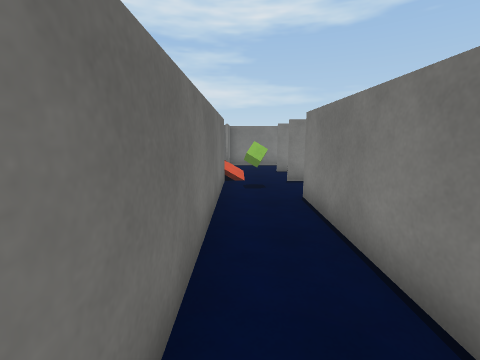
[1] (above)

24 first-person views from a walk through a scene from a Unity 3-D project. The camera is 1.2 m above the floor, tilts 10° down and sees 90° across. The floor is counted in squares, 1 m on a side. Each view is taken from the middle of a square. On the plan, view 1 faces up. The plan holds only what a view shows up to about 12 squares ahead; the rest is blank. The place goes on beyond the plan. The player character is not drawn. Surface patterns are stand-ins for the level's own textures.

[2]
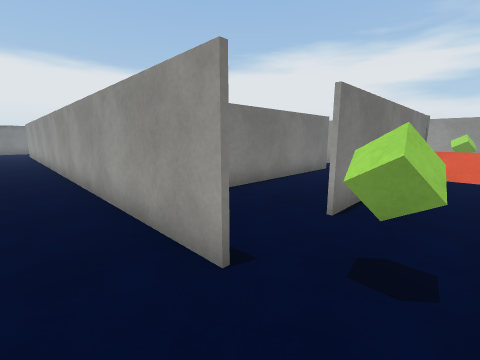

[3]
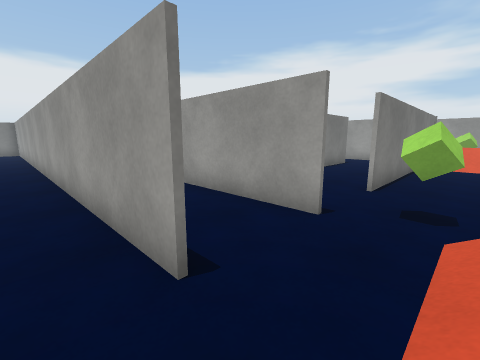

[4]
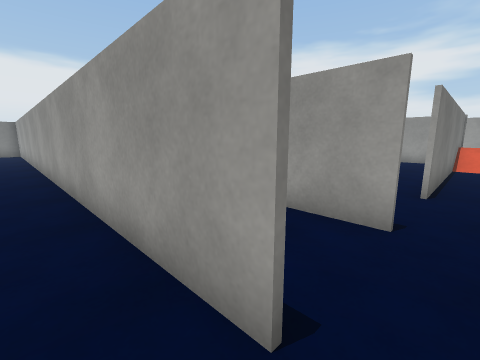

[5]
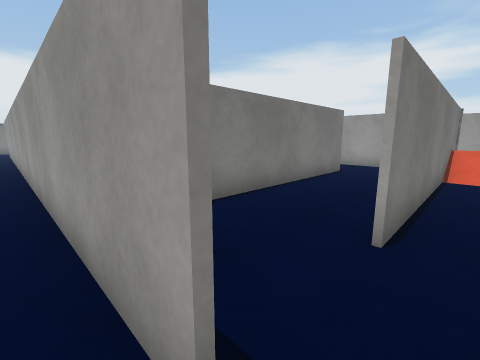

[6]
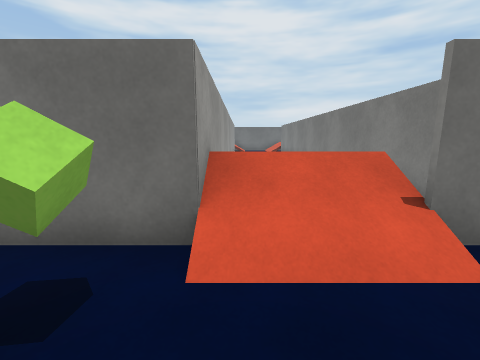

[7]
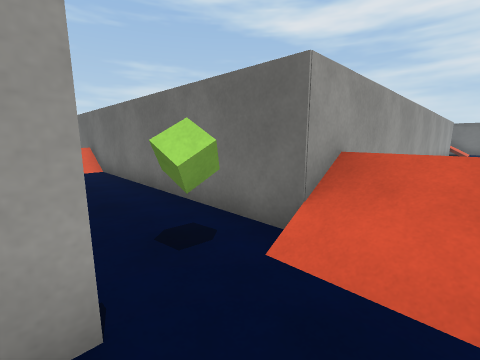

[8]
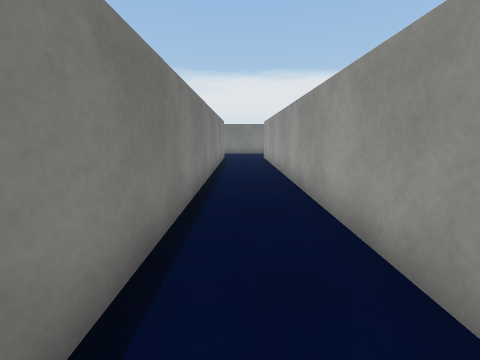

[9]
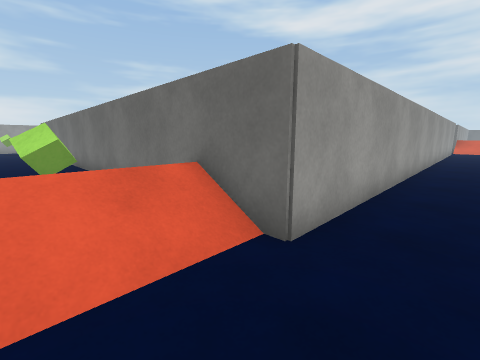

[10]
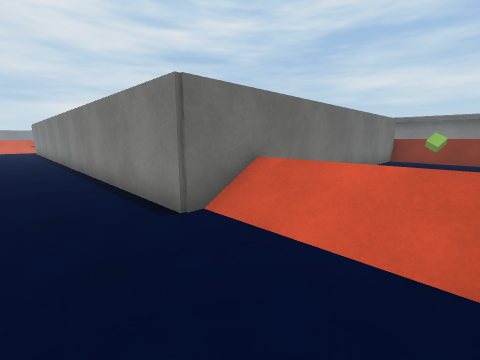

[11]
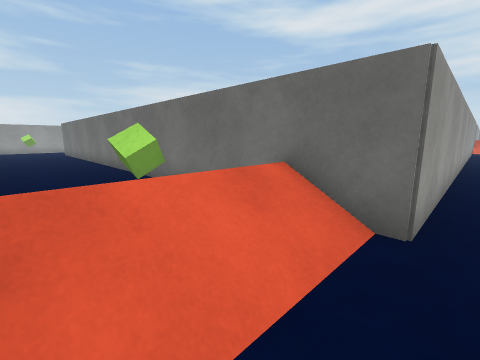

[12]
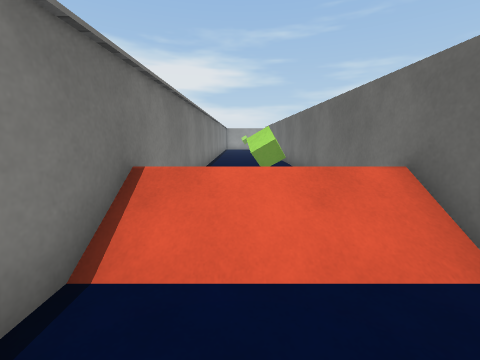

[13]
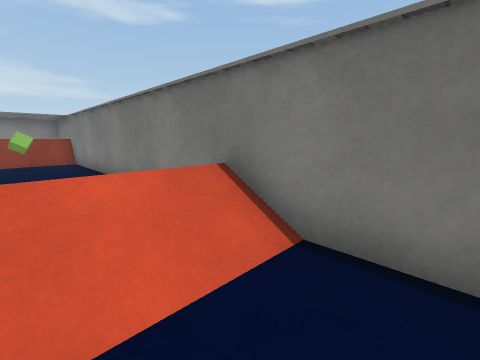

[14]
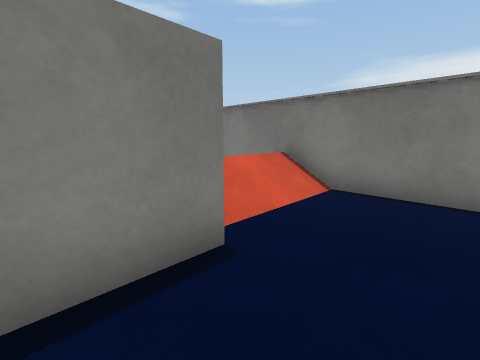

[15]
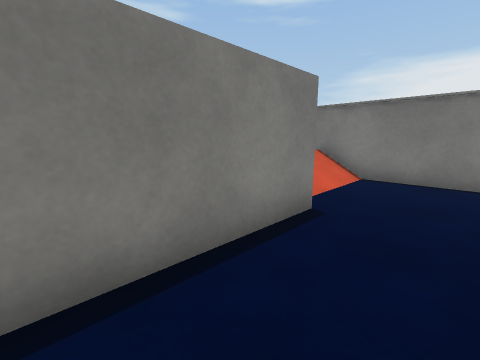

[16]
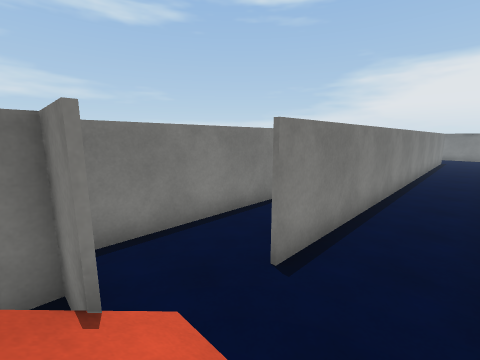

[17]
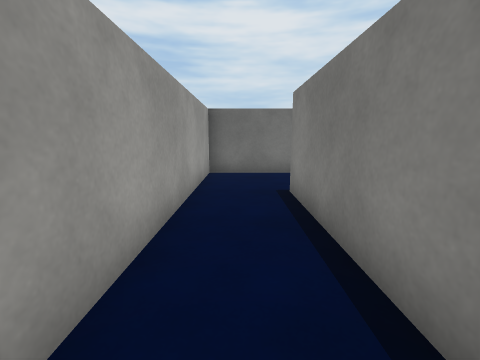

[18]
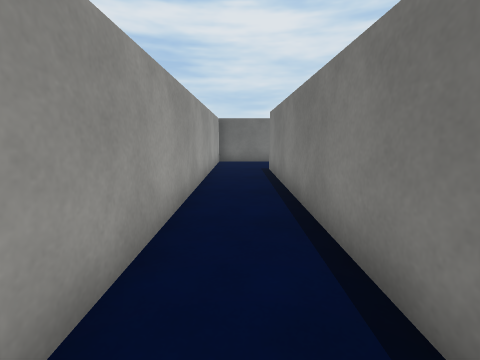

[19]
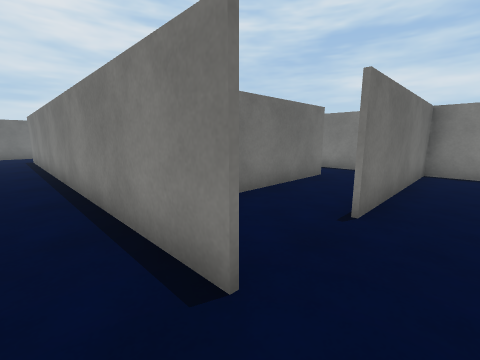

[20]
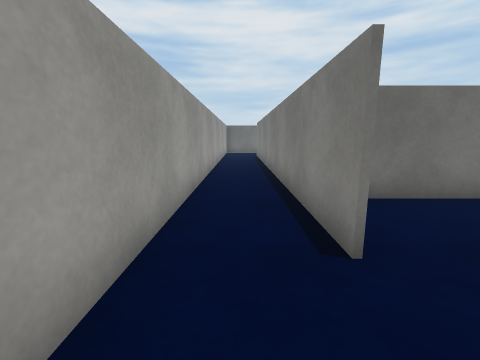

[21]
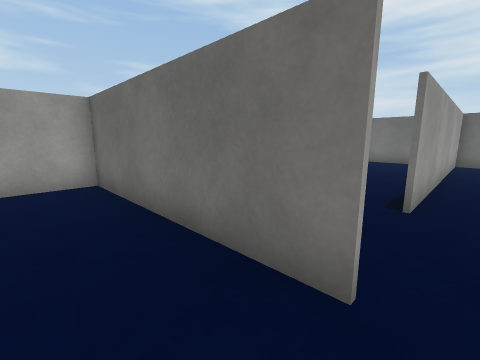

[22]
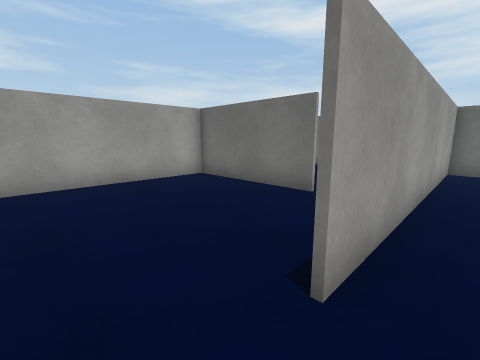

[23]
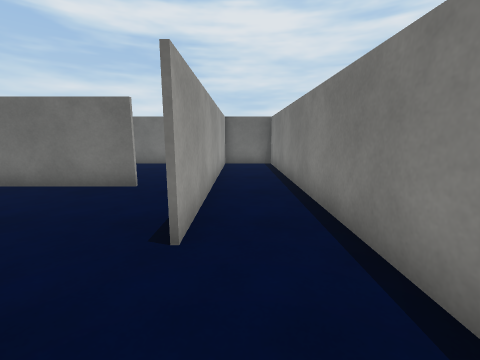

[24]
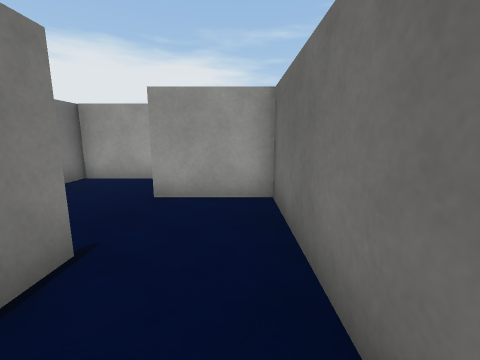

### Floor plan
Key: @ floor where view 1 was taken; # wall or solid block; . floor; / step, stairs or slope; = window, fence, low wall or low ledge; ^ raised ledge; v drop or lower ground; C green cube.
Columns run from 4 left of view 1 to 26 right of it. Each row starts with its distance up from view 1.
 24                           ####
 23                           ####
 22                           #CCv
 21                           #vvv
 20                           #vvv
 19                           #vvv
 18                           #  v
 17                           #  v
 16                           #  v^
 15                           #  v^
 14                           #  v^
 13  ==#######                #vvv^
 12 vv #..................    #///^
 11   vv/.#####################...#
 10   v//.........................#
  9   v//.........................#
  8    #.C#####################///#
  7    #.....#.............#. #///^
  6    #..#..#########..#..#. #CCv^
  5    #..#..#..........#..#. #CCv^
  4    #..#..#....#.....#..#. #  v^
  3    #..#..#..  #.....#..#. #  v
  2    #..#..#    #.....#.... #vvv
  1    #..#..#    #.....#.... #vvv
  0    #@/#..##############...#vvv
 -1    vvv#...................#vvv
 -2    vCC#####################vvv
 -3                           #vvv
 -4     vvv                   #vvv

Positions as (right, up) in squares from view 1, and headings:
1: (0, 0), facing up
2: (0, 10), facing down-right
3: (0, 12), facing down-right
4: (1, 12), facing down-right
5: (1, 9), facing down-right
6: (2, 9), facing left
7: (2, 10), facing down-left
8: (7, 10), facing right
9: (24, 10), facing down-left
10: (25, 9), facing up-left
11: (25, 9), facing down-left
12: (24, 10), facing down
13: (23, 10), facing up-right
14: (20, 9), facing up-right
15: (18, 9), facing up-right
16: (-1, 9), facing up-right
17: (10, -1), facing left
18: (14, -1), facing left
19: (20, -1), facing up-left
20: (21, -1), facing left
21: (18, 7), facing down-left
22: (15, 7), facing down-left
23: (16, 7), facing left
24: (17, 5), facing down
